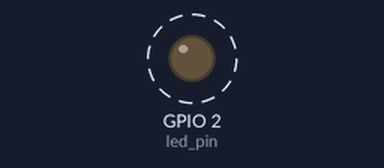
Bench run of a sketch on a simulated ESP32. On the bench: output pins drawn as LEDs (lit = HIGH). Dashed ring = blinking.

Above: at 0.5 s.
Timing chart, 0 to 4.6 s (numbered marks = the images above):
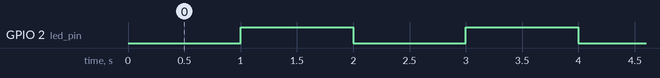

Measured:
- by itself, GPIO 2 (led_pin): alternates HIGH for 1.0 s and LOW for 1.0 s

The sketch:

Timer_interrupt_demo.ino
```cpp
// Settings
static const uint16_t timer_divider = 80;           // clock ticks at 1MHz
static const uint64_t timer_max_count = 1000000;

// Pins (change this if your Arduino board does not have LED_BUILTIN defined)
static const int led_pin = LED_BUILTIN;

// Globals
static hw_timer_t *timer = NULL;

//*****************************************************************************
// Interrupt Service Routines (ISRs)

// This function executes when timer reaches max (and resets)
void IRAM_ATTR onTimer() {

  // Toggle LED
  int pin_state = digitalRead(led_pin);
  digitalWrite(led_pin, !pin_state);
}

//*****************************************************************************
// Main (runs as its own task with priority 1 on core 1)

void setup() {

  // Configure LED pin
  pinMode(led_pin, OUTPUT);

  // Create and start timer (num, divider, countUp)
  timer = timerBegin(0, timer_divider, true);

  // Provide ISR to timer (timer, function, edge)
  timerAttachInterrupt(timer, &onTimer, true);

  // At what count should ISR trigger (timer, count, autoreload)
  timerAlarmWrite(timer, timer_max_count, true);

  // Allow ISR to trigger
  timerAlarmEnable(timer);
}

void loop() {
  // Do nothing
}
```
